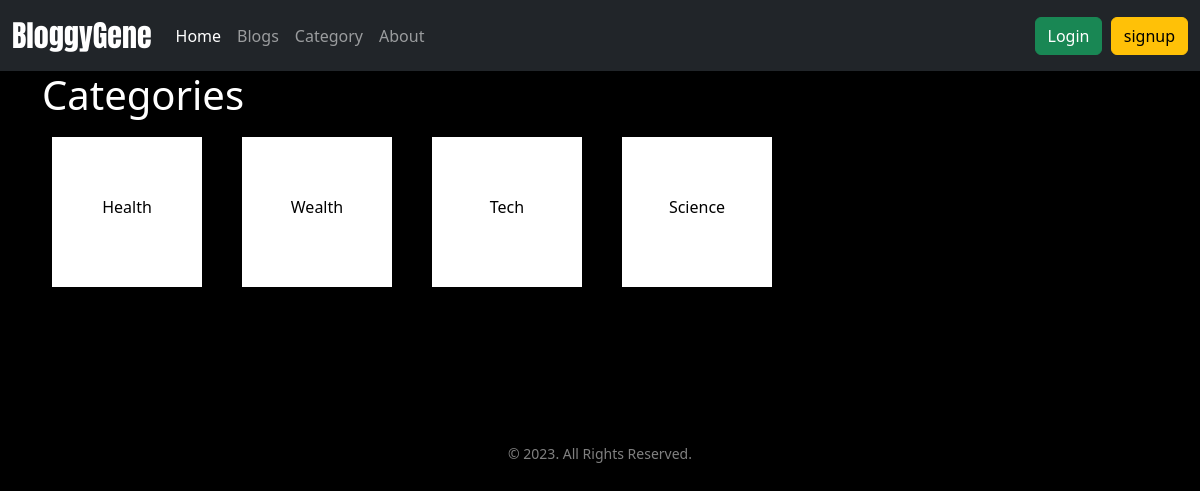
The page /category/ on the database its author committed.
### base/models.py (models this page shows, shortened)
class Category(models.Model):
    name = models.CharField(max_length=150,unique=True)

### base/views.py (the view)
# urls.py: path('category/',views.category,name="category"),
def category(request):
    category = Category.objects.all()
    context ={
        'category':category
    }
    return render(request,'category.html',context)

### templates/category.html (shortened to what this page needs)
{% extends 'base.html'%}
{% block content %}
<div class="container">
    <div class="row">
            <h1>Categories</h1>
            {% for cat in category%}
            <div class="col-lg-2 col-md-3 col-xs-4">
            <a href="{% url 'category_post' cat.id %}">
            <div class="category-view ">
                <p>{{cat.name|title}}</p>
            </div>
            </a>
            </div>
            {% endfor %}
    </div>
</div>
{% endblock %}

### static/css/main.css (style rules this page uses)
body { background-color: black; color:white; }
a { text-decoration: none; color: inherit; }
.category-view { height: 150px; width: 150px; border: 3px solid white; padding-top: 55px; margin: 10px; text-align: center; color: #000; background-color: white; }

### rows shown on the page
Category: name "Health"
Category: name "Wealth"
Category: name "Tech"
Category: name "Science"
